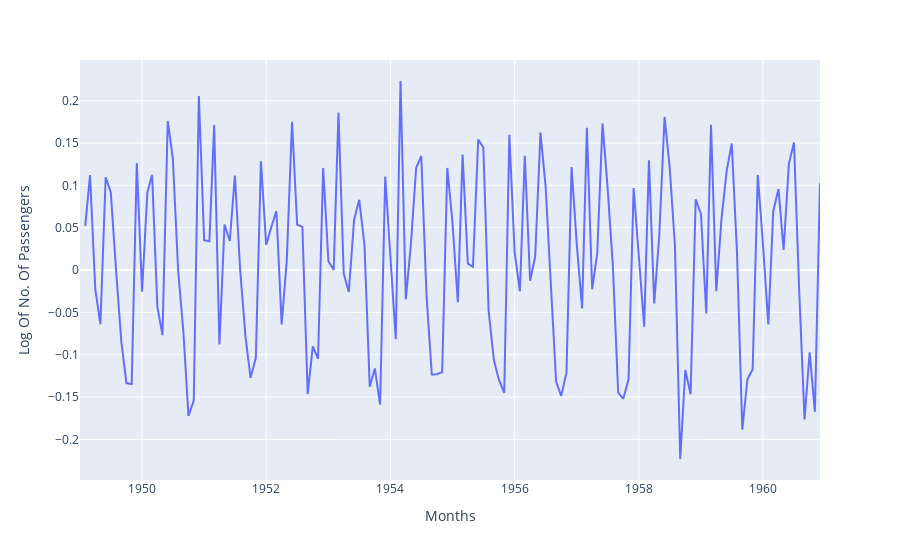

Notebook cell for this chart:
### Code cell
px.line(data,'Month','PAX_Diff_Log',labels={'Month':'Months','PAX_Diff_Log':'Log Of No. Of Passengers'})

### Figure 1 — Plotly figure (JSON) as saved in the notebook; plotly's stock layout.template omitted (floating-point values rounded to 4 significant figures; data arrays with more than 128 entries replaced by an {"elided": "..."} marker saying what was removed)
{"data": [{"hovertemplate": "Months=%{x}<br>Log Of No. Of Passengers=%{y}<extra></extra>", "legendgroup": "", "line": {"color": "#636efa", "dash": "solid"}, "marker": {"symbol": "circle"}, "mode": "lines", "name": "", "orientation": "v", "showlegend": false, "type": "scatter", "x": {"elided": "144 str values"}, "xaxis": "x", "y": {"elided": "144 float values"}, "yaxis": "y"}], "layout": {"legend": {"tracegroupgap": 0}, "margin": {"t": 60}, "xaxis": {"anchor": "y", "domain": [0, 1], "title": {"text": "Months"}}, "yaxis": {"anchor": "x", "domain": [0, 1], "title": {"text": "Log Of No. Of Passengers"}}}}
